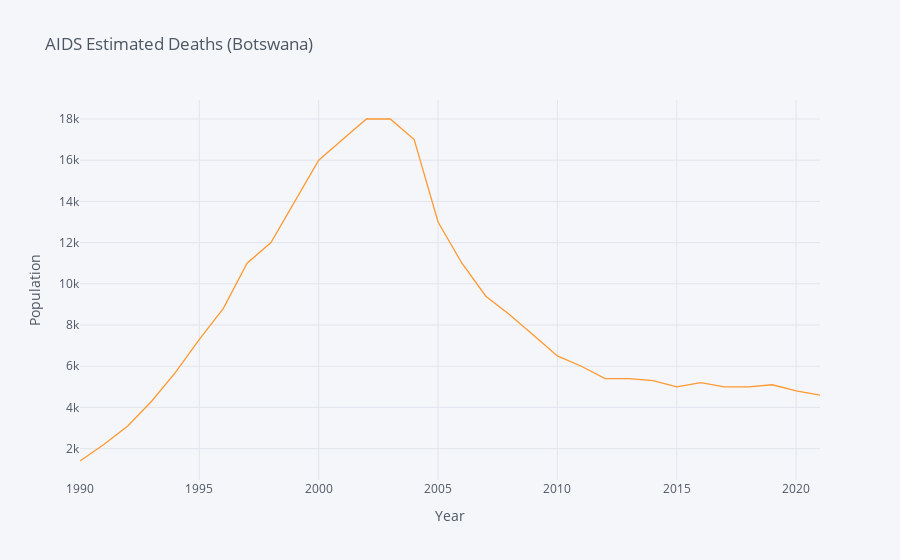

Notebook source saved alongside this figure:
### Code cell
#Aids Estimated Deaths Plotted (Botswana)

aids_death = {"SH.DYN.AIDS.DH" : "BWA"}
aids = wbdata.get_dataframe(aids_death, country = "BWA")
aids.index = aids.index.astype(int)
aids = aids .dropna().sort_index()
aids.iplot(title="AIDS Estimated Deaths (Botswana)",xTitle='Year',yTitle='Population')

### Figure 1 — Plotly figure (JSON) as saved in the notebook; plotly's stock layout.template omitted (floating-point values rounded to 4 significant figures)
{"data": [{"line": {"color": "rgba(255, 153, 51, 1.0)", "dash": "solid", "shape": "linear", "width": 1.3}, "mode": "lines", "name": "BWA", "text": "", "type": "scatter", "x": [1990, 1991, 1992, 1993, 1994, 1995, 1996, 1997, 1998, 1999, 2000, 2001, 2002, 2003, 2004, 2005, 2006, 2007, 2008, 2009, 2010, 2011, 2012, 2013, 2014, 2015, 2016, 2017, 2018, 2019, 2020, 2021], "y": [1400, 2200, 3100, 4300, 5700, 7300, 8800, 11000, 12000, 14000, 16000, 17000, 18000, 18000, 17000, 13000, 11000, 9400, 8500, 7500, 6500, 6000, 5400, 5400, 5300, 5000, 5200, 5000, 5000, 5100, 4800, 4600]}], "layout": {"autosize": true, "legend": {"bgcolor": "#F5F6F9", "font": {"color": "#4D5663"}}, "paper_bgcolor": "#F5F6F9", "plot_bgcolor": "#F5F6F9", "title": {"font": {"color": "#4D5663"}, "text": "AIDS Estimated Deaths (Botswana)"}, "xaxis": {"autorange": true, "gridcolor": "#E1E5ED", "range": [1990, 2021], "showgrid": true, "tickfont": {"color": "#4D5663"}, "title": {"font": {"color": "#4D5663"}, "text": "Year"}, "type": "linear", "zerolinecolor": "#E1E5ED"}, "yaxis": {"autorange": true, "gridcolor": "#E1E5ED", "range": [477.8, 18920.0], "showgrid": true, "tickfont": {"color": "#4D5663"}, "title": {"font": {"color": "#4D5663"}, "text": "Population"}, "type": "linear", "zerolinecolor": "#E1E5ED"}}}
